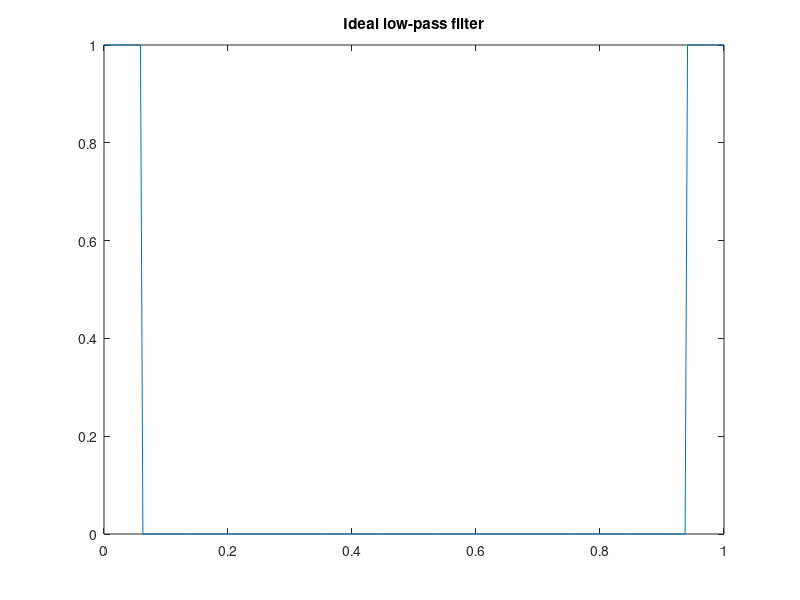
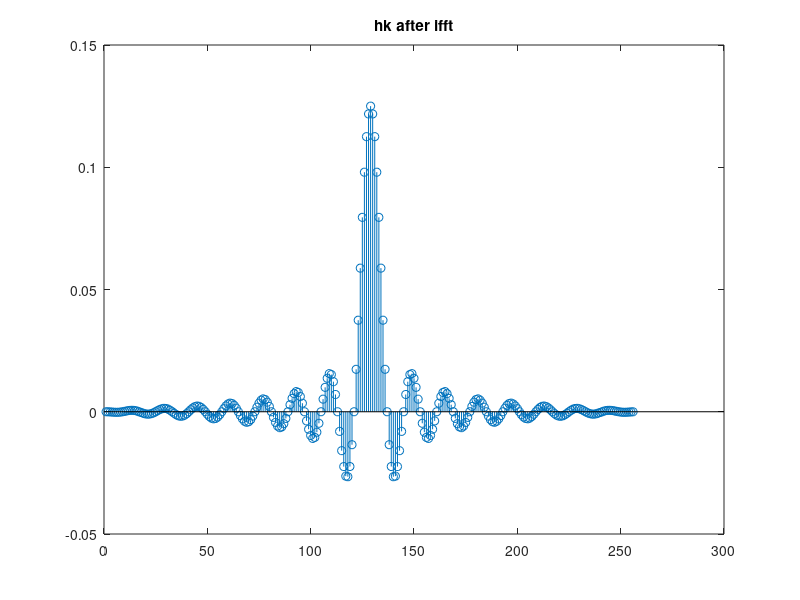
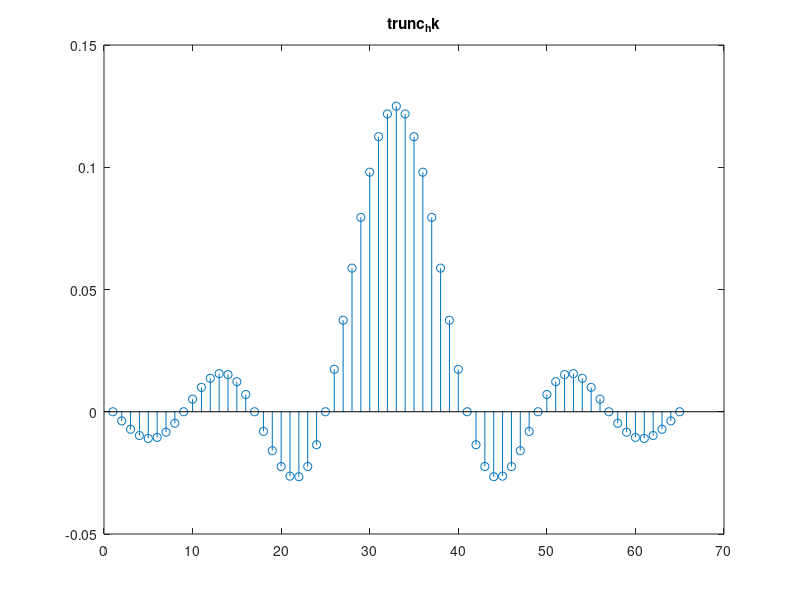
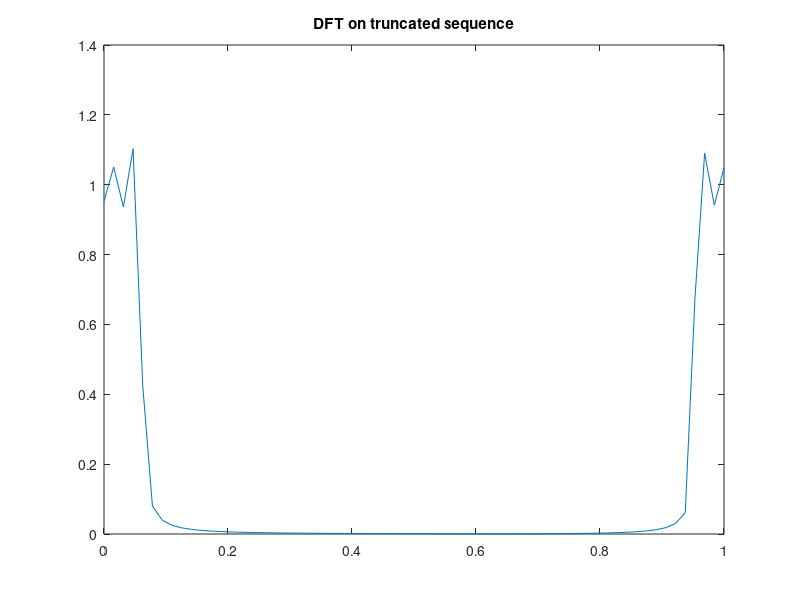

Recreate these plots in MATLAB, in order.
%% Ex 2 -- FIR filter
% creating the x sequence for a low-pass filter

clear;
close all;

N = 256;
plot_t = linspace(0, 1, N);
% the first & last 16 elements are 1, the rest should be zeros

HK = ones(1, N);
HK(17:N-16) = 0;

figure;
plot(plot_t, HK);
title('Ideal low-pass filter');

%% 1) applying ifft

hk = ifftshift(ifft(HK));

figure;
stem(real(hk));
title("hk after ifft");

%% 2) truncating hk
L = 65;

[max_el, max_ind] = max(hk);

% 32 from the left & 32 from the right of the max
trunc_hk = hk(max_ind - 32: max_ind + 32);

figure;
stem(real(trunc_hk));
title("trunc_hk");

%% 3) apply DFT and plot spectrum
trunc_dft = fft(trunc_hk);
plot_trunc = linspace(0, 1, L);

figure;
plot(plot_trunc, abs(trunc_dft));
title('DFT on truncated sequence');

%% 4) using blackman
res_blk = trunc_hk .* blackman(L)';

figure;
plot(plot_trunc, abs(fft(res_blk)));
title('DFT on blackman');

%% 5) reuse sin from Ex 1 and do conv with the result of 4)
N = 64;
f = 3000;
fs = 64000;
ts = 1/fs;

x = zeros(1, N);
for i = 1:N
    x(i) = sin(2*pi*f*ts*i);
end

% filter by conv
res = conv(x, res_blk);

figure;
stem(real(res));
title('Conv between sin & blackman');
